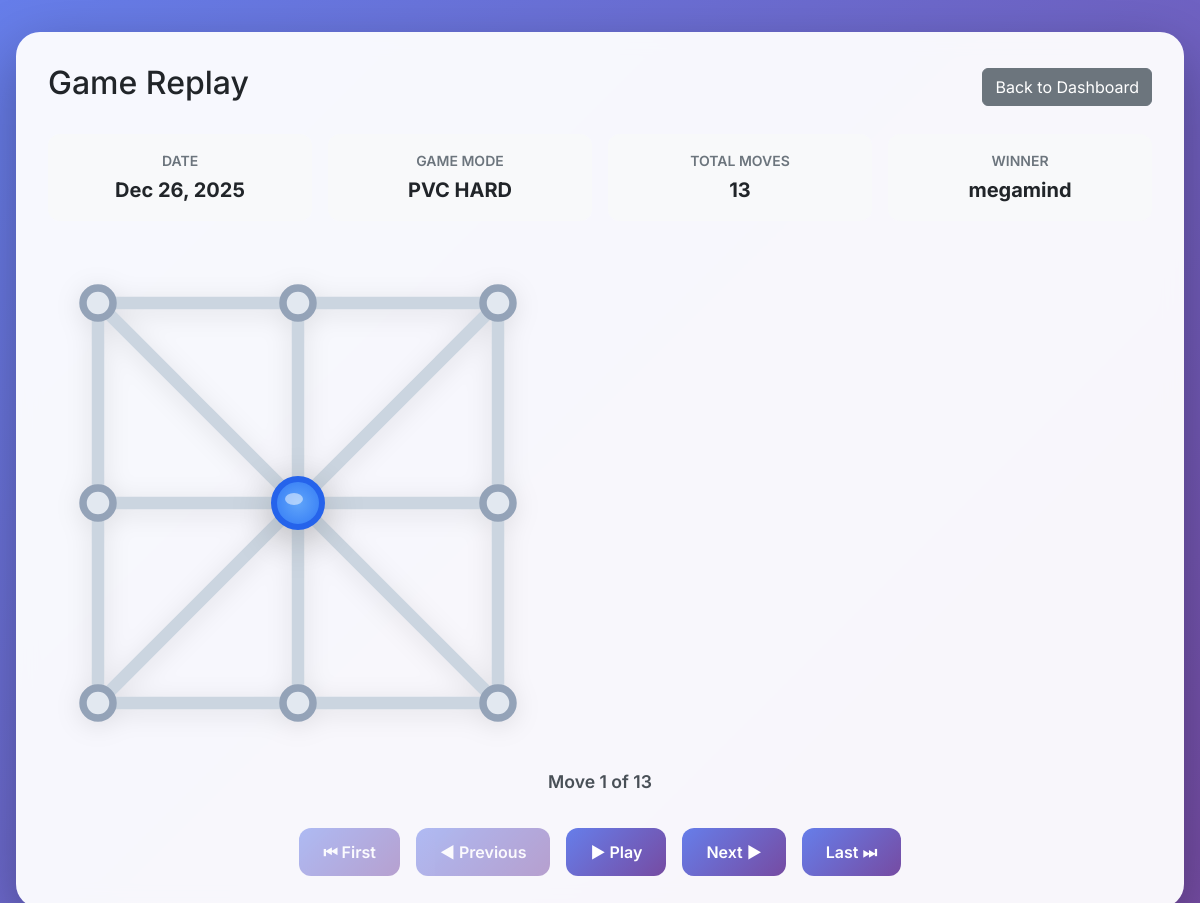
The page /.history/game-history_20251227044321.php?id=33 (signed in) on the database its author committed.
### tables this page shows
CREATE TABLE `game_sessions` (
  `id` int(11) NOT NULL,
  `player1_id` int(11) NOT NULL,
  `player2_id` int(11) DEFAULT NULL,
  `game_mode` enum('pvp','pvc-easy','pvc-medium','pvc-hard') NOT NULL,
  `status` enum('active','paused','completed','abandoned') DEFAULT 'active',
  `winner_id` int(11) DEFAULT NULL,
  `started_at` timestamp NULL DEFAULT current_timestamp(),
  `last_move_at` timestamp NULL DEFAULT current_timestamp() ON UPDATE current_timestamp(),
  `completed_at` timestamp NULL DEFAULT NULL,
  `current_phase` enum('placement','movement') DEFAULT 'placement',
  `current_turn` enum('X','O') DEFAULT 'X',
  `board_state` longtext DEFAULT NULL CHECK (json_valid(`board_state`)),
  `player1_score` int(11) DEFAULT 0,
  `player2_score` int(11) DEFAULT 0
);

CREATE TABLE `users` (
  `id` int(11) NOT NULL,
  `username` varchar(50) NOT NULL,
  `email` varchar(100) NOT NULL,
  `password` varchar(255) NOT NULL,
  `avatar` varchar(255) DEFAULT NULL,
  `created_at` timestamp NULL DEFAULT current_timestamp(),
  `last_login` timestamp NULL DEFAULT NULL,
  `is_online` tinyint(1) DEFAULT 0,
  `wins` int(11) DEFAULT 0,
  `losses` int(11) DEFAULT 0,
  `draws` int(11) DEFAULT 0,
  `rating` int(11) DEFAULT 1000,
  `is_admin` tinyint(1) DEFAULT 0,
  `is_banned` tinyint(1) DEFAULT 0,
  `ban_reason` text DEFAULT NULL,
  `banned_at` timestamp NULL DEFAULT NULL,
  `banned_by` int(11) DEFAULT NULL,
  `ban_expires_at` timestamp NULL DEFAULT NULL
);

### .history/game-history_20251227044321.php (the view, shortened to what this page needs)
<?php
$db = Database::getInstance();
$conn = $db->getConnection();
$sessionId = $_GET['id'] ?? null;
$stmt = $conn->prepare("
    SELECT gs.*,
           u1.username as player1_name, u1.avatar as player1_avatar,
           u2.username as player2_name, u2.avatar as player2_avatar,
           w.username as winner_name
    FROM game_sessions gs
    LEFT JOIN users u1 ON gs.player1_id = u1.id
    LEFT JOIN users u2 ON gs.player2_id = u2.id
    LEFT JOIN users w ON gs.winner_id = w.id
    WHERE gs.id = ? AND (gs.player1_id = ? OR gs.player2_id = ?)
");
$stmt->execute([$sessionId, $_SESSION['user_id'], $_SESSION['user_id']]);
$session = $stmt->fetch();
$stmt = $conn->prepare("
    SELECT * FROM game_moves
    WHERE session_id = ?
    ORDER BY move_number ASC
");
$stmt->execute([$sessionId]);
$moves = $stmt->fetchAll();
?>
<!DOCTYPE html>
<html lang="en">
<head>
    <link href="https://cdn.jsdelivr.net/npm/bootstrap@5.3.3/dist/css/bootstrap.min.css" rel="stylesheet">
</head>
<body>
    <div class="replay-container">
        <div class="card-custom">
            <div class="d-flex justify-content-between align-items-center mb-4">
                <h2>Game Replay</h2>
                <a href="dashboard.php" class="btn btn-secondary">Back to Dashboard</a>
            </div>
            <div class="game-info">
                <div class="info-box">
                    <div class="info-label">Date</div>
                    <div class="info-value"><?= date('M d, Y', strtotime($session['started_at'])) ?></div>
                </div>
                <div class="info-box">
                    <div class="info-label">Game Mode</div>
                    <div class="info-value"><?= strtoupper(str_replace('-', ' ', $session['game_mode'])) ?></div>
                </div>
                <div class="info-box">
                    <div class="info-label">Total Moves</div>
                    <div class="info-value"><?= count($moves) ?></div>
                </div>
                <div class="info-box">
                    <div class="info-label">Winner</div>
                    <div class="info-value"><?= $session['winner_name'] ?? 'Draw' ?></div>
                </div>
            </div>
            <div class="board-wrap">
            </div>
            <div class="move-info" id="moveInfo">
                Move <span id="currentMove">0</span> of <span id="totalMoves"><?= count($moves) ?></span>
            </div>
            <div class="replay-controls">
                <button class="btn-control" id="firstBtn" onclick="goToFirst()">⏮ First</button>
                <button class="btn-control" id="prevBtn" onclick="previousMove()">◀ Previous</button>
                <button class="btn-control" id="playBtn" onclick="togglePlay()">▶ Play</button>
                <button class="btn-control" id="nextBtn" onclick="nextMove()">Next ▶</button>
                <button class="btn-control" id="lastBtn" onclick="goToLast()">Last ⏭</button>
            </div>
        </div>
    </div>
</body>
</html>

### .history/game-history_20251227044321.php (style rules this page uses)
* { font-family: 'Inter', -apple-system, BlinkMacSystemFont, 'Segoe UI', sans-serif; }
body { background: linear-gradient(135deg, #667eea 0%, #764ba2 100%); min-height: 100vh; padding: 2rem 1rem; }
.replay-container { max-width: 1200px; margin: 0 auto; }
.card-custom { background: rgba(255, 255, 255, 0.95); backdrop-filter: blur(10px); border-radius: 24px; box-shadow: 0 20px 60px rgba(0, 0, 0, 0.3); padding: 2rem; margin-bottom: 2rem; border: none; }
.board-wrap { width: 100%; max-width: 500px; aspect-ratio: 1 / 1; margin: 0rem; }
svg { width: 100%; height: 100%; display: block; filter: drop-shadow(0 4px 12px rgba(0,0,0,0.1)); }
.replay-controls { display: flex; justify-content: center; align-items: center; gap: 1rem; margin-top: 2rem; }
.btn-control { background: linear-gradient(135deg, #667eea 0%, #764ba2 100%); border: none; border-radius: 12px; padding: 0.75rem 1.5rem; color: white; font-weight: 600; cursor: pointer; }
.btn-control:disabled { opacity: 0.5; cursor: not-allowed; }
.move-info { text-align: center; font-size: 1.1rem; font-weight: 600; color: #495057; margin-top: 1rem; }
.game-info { display: grid; grid-template-columns: repeat(auto-fit, minmax(200px, 1fr)); gap: 1rem; margin-bottom: 2rem; }
.info-box { padding: 1rem; background: #f8f9fa; border-radius: 12px; text-align: center; }
.info-label { font-size: 0.875rem; color: #6c757d; font-weight: 600; text-transform: uppercase; }
.info-value { font-size: 1.25rem; font-weight: 700; color: #212529; margin-top: 0.25rem; }

### rows shown on the page
game_sessions: started_at "Dec 26, 2025", game_mode "PVC HARD", player1.username "megamind"

### other values the page prints
count($moves) "13"
